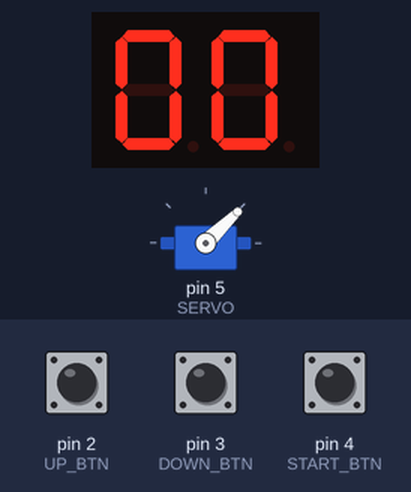
Bench run of a sketch on a simulated Arduino Uno, built with avr-gcc and run on an emulated ATmega328P. Parts: 2-digit seven-segment display, servo. Wiring (inferred from the names in the program): 2-digit 7-segment display, segments lit when HIGH: segments pin 12, pin 11, pin 10, pin 9, pin 8, pin 7, pin 6, pin 13, pin 14, pin 15, pin 16, pin 17, pin 18, pin 19. The test bench sets the inputs (shaded band); at power-on: pin 2 (UP_BTN) HIGH, pin 4 (START_BTN) HIGH, pin 3 (DOWN_BTN) HIGH. The segment pins are drawn as the display they are named for; what the sketch prints to the serial monitor is not drawn.

Above: at 0.4 s.
5.8 s: pin 2 (UP_BTN) pulled LOW for 0.55 s
At 6.6 s:
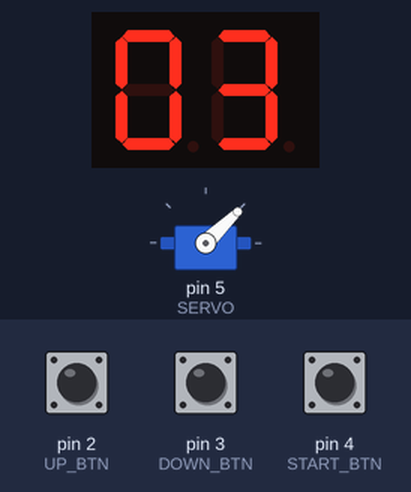
7.8 s: pin 4 (START_BTN) pulled LOW for 0.55 s
At 9.1 s:
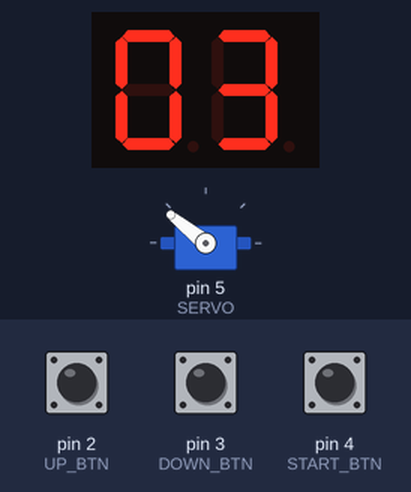
11.3 s: pin 3 (DOWN_BTN) pulled LOW for 1 s
At 13.4 s:
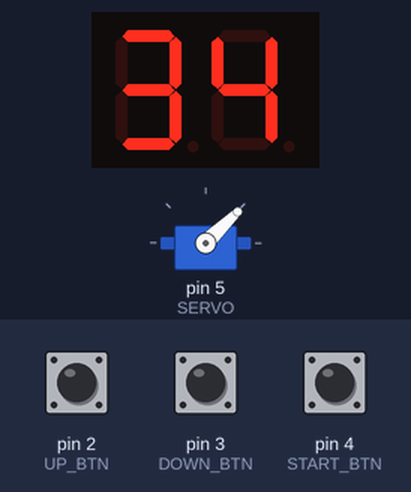
13.8 s: pin 3 (DOWN_BTN) pulled LOW for 0.55 s
At 15.3 s:
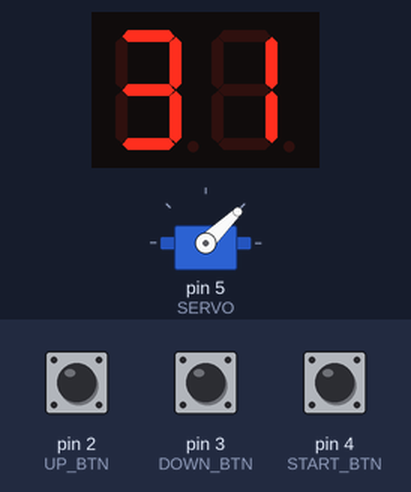
15.8 s: pin 2 (UP_BTN) pulled LOW for 3.2 s
At 20.0 s:
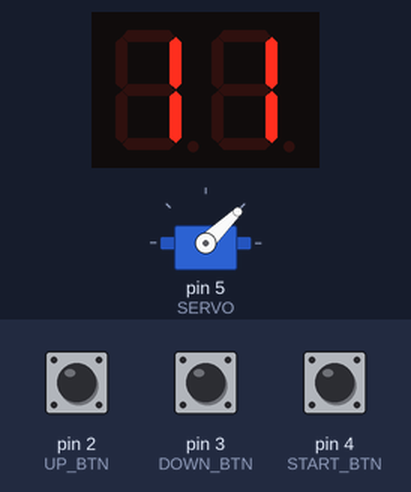
20.5 s: pin 4 (START_BTN) pulled LOW for 1 s
At 21.3 s:
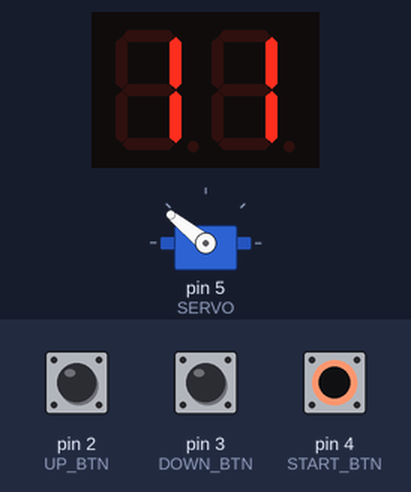
Timing chart, 0 to 33.0 s (numbered marks = the images above; inputs shaded):
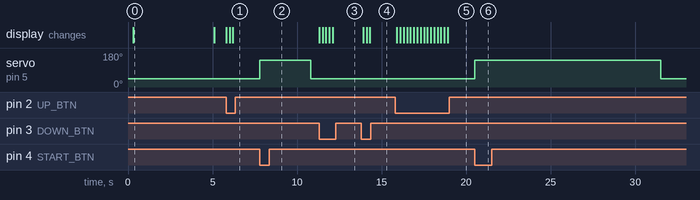

The sketch:

AutoWaterDispensor.ino
```cpp
#include <Servo.h>
#include <inttypes.h>

#define UP_BTN 2
#define DOWN_BTN 3
#define START_BTN 4
#define SERVO 5

// DELAYMS is time between reading user input and doing stuff
#define DELAYMS 200
#define STEP 50
#define MSECS_PER_OZ 1000
#define IDLE_TIMEOUT_MS 5000

#define SERVO_ON 2000
#define SERVO_OFF 1000

#define SERVO_MAX 2000
#define SERVO_MIN 1000

uint8_t ones_pins[] = {13, 14, 15, 16, 17, 18, 19}; //a,b,c,d,e,f,g
uint8_t tens_pins[] =  {12, 11, 10, 9, 8, 7, 6}; //a,b,c,d,e,f,g

Servo servo;

void setup() {
  Serial.begin(115200);
  Serial.println("Starting Auto Water Dispensor");

  pinMode(UP_BTN, INPUT_PULLUP);
  pinMode(DOWN_BTN, INPUT_PULLUP);
  pinMode(SERVO, OUTPUT);
  pinMode(START_BTN, INPUT_PULLUP);

  for (uint8_t pin=0; pin<7; pin++){
    pinMode(ones_pins[pin], OUTPUT);
    pinMode(tens_pins[pin], OUTPUT);
  }

  servo.attach(SERVO);
  servo.write(SERVO_OFF); // On startup / reset, go to OFF position, then set idle
  delay(300);
  servo.detach();
}

// If I designed a circuit board, I would use a BCD->7-segment driver chip to reduce I/O reqs.
void setDisplay(uint8_t num, uint8_t *tens_pins, uint8_t *ones_pins){ // TODO - refactor this, use a fixed array of arrays, index into array w/digit
  uint8_t active_pins[7] = {0};
  uint8_t ones = (num % 10);
  uint8_t tens = (num / 10);
  uint8_t *cur_seg_pins;
  uint8_t nums[] = {ones, tens};

  for (uint8_t i=0; i<2; i++){
    if (i==0) cur_seg_pins = ones_pins;
    else cur_seg_pins = tens_pins;

    switch (nums[i]) {
      case 0:
        active_pins[0] = 1; // A
        active_pins[1] = 1; // B
        active_pins[2] = 1; // C
        active_pins[3] = 1; // D
        active_pins[4] = 1; // E
        active_pins[5] = 1; // F
        active_pins[6] = 0; // G
        break;

      case 1:
        active_pins[0] = 0; // A
        active_pins[1] = 1; // B
        active_pins[2] = 1; // C
        active_pins[3] = 0; // D
        active_pins[4] = 0; // E
        active_pins[5] = 0; // F
        active_pins[6] = 0; // G
        break;

      case 2:
        active_pins[0] = 1; // A
        active_pins[1] = 1; // B
        active_pins[2] = 0; // C
        active_pins[3] = 1; // D
        active_pins[4] = 1; // E
        active_pins[5] = 0; // F
        active_pins[6] = 1; // G
        break;

      case 3:
        active_pins[0] = 1; // A
        active_pins[1] = 1; // B
        active_pins[2] = 1; // C
        active_pins[3] = 1; // D
        active_pins[4] = 0; // E
        active_pins[5] = 0; // F
        active_pins[6] = 1; // G
        break;

      case 4:
        active_pins[0] = 0; // A
        active_pins[1] = 1; // B
        active_pins[2] = 1; // C
        active_pins[3] = 0; // D
        active_pins[4] = 0; // E
        active_pins[5] = 1; // F
        active_pins[6] = 1; // G
        break;

      case 5:
        active_pins[0] = 1; // A
        active_pins[1] = 0; // B
        active_pins[2] = 1; // C
        active_pins[3] = 1; // D
        active_pins[4] = 0; // E
        active_pins[5] = 1; // F
        active_pins[6] = 1; // G
        break;

      case 6:
        active_pins[0] = 1; // A
        active_pins[1] = 0; // B
        active_pins[2] = 1; // C
        active_pins[3] = 1; // D
        active_pins[4] = 1; // E
        active_pins[5] = 1; // F
        active_pins[6] = 1; // G
        break;

      case 7:
        active_pins[0] = 1; // A
        active_pins[1] = 1; // B
        active_pins[2] = 1; // C
        active_pins[3] = 0; // D
        active_pins[4] = 0; // E
        active_pins[5] = 0; // F
        active_pins[6] = 0; // G
        break;

      case 8:
        active_pins[0] = 1; // A
        active_pins[1] = 1; // B
        active_pins[2] = 1; // C
        active_pins[3] = 1; // D
        active_pins[4] = 1; // E
        active_pins[5] = 1; // F
        active_pins[6] = 1; // G
        break;

      case 9:
        active_pins[0] = 1; // A
        active_pins[1] = 1; // B
        active_pins[2] = 1; // C
        active_pins[3] = 1; // D
        active_pins[4] = 0; // E
        active_pins[5] = 1; // F
        active_pins[6] = 1; // G
        break;

      case 10: // 0xA
        active_pins[0] = 1; // A
        active_pins[1] = 1; // B
        active_pins[2] = 1; // C
        active_pins[3] = 0; // D
        active_pins[4] = 1; // E
        active_pins[5] = 1; // F
        active_pins[6] = 1; // G
        break;

      case 11: // 0xB
        active_pins[0] = 0; // A
        active_pins[1] = 0; // B
        active_pins[2] = 1; // C
        active_pins[3] = 1; // D
        active_pins[4] = 1; // E
        active_pins[5] = 1; // F
        active_pins[6] = 1; // G
        break;

      case 12: // 0xC
        active_pins[0] = 1; // A
        active_pins[1] = 0; // B
        active_pins[2] = 0; // C
        active_pins[3] = 1; // D
        active_pins[4] = 1; // E
        active_pins[5] = 1; // F
        active_pins[6] = 0; // G
        break;

      case 13: // 0xD
        active_pins[0] = 0; // A
        active_pins[1] = 1; // B
        active_pins[2] = 1; // C
        active_pins[3] = 1; // D
        active_pins[4] = 1; // E
        active_pins[5] = 0; // F
        active_pins[6] = 1; // G
        break;

      case 14: // 0xE
        active_pins[0] = 1; // A
        active_pins[1] = 0; // B
        active_pins[2] = 0; // C
        active_pins[3] = 1; // D
        active_pins[4] = 1; // E
        active_pins[5] = 1; // F
        active_pins[6] = 1; // G
        break;

      case 15: // 0xF
        active_pins[0] = 1; // A
        active_pins[1] = 1; // B
        active_pins[2] = 0; // C
        active_pins[3] = 0; // D
        active_pins[4] = 1; // E
        active_pins[5] = 1; // F
        active_pins[6] = 1; // G
        break;

      default: // backwards E for error?
        active_pins[0] = 1; // A
        active_pins[1] = 1; // B
        active_pins[2] = 1; // C
        active_pins[3] = 1; // D
        active_pins[4] = 0; // E
        active_pins[5] = 0; // F
        active_pins[6] = 1; // G
        break;
    }
    for (uint8_t pin=0; pin<7; pin++){
      digitalWrite(cur_seg_pins[pin], active_pins[pin]);
    }
  }
}

void displayOff(uint8_t *tens_pins, uint8_t *ones_pins){
      for (uint8_t pin=0; pin<7; pin++){
        digitalWrite(tens_pins[pin], 0);
        digitalWrite(ones_pins[pin], 0);
    }
}

void dispense(uint16_t ms){
  servo.attach(SERVO);
  unsigned long start_time = millis();
  unsigned long curr_time = start_time;
  uint8_t up = 0, down = 0;
  servo.write(SERVO_ON);
  while (curr_time - ms < start_time){
    curr_time = millis();
    up = !(digitalRead(UP_BTN)); //flip bit (idle = high)
    down = !(digitalRead(DOWN_BTN));
    if (up || down) { //User can hit oz up or down button to immediately stop dispensing
      servo.write(SERVO_OFF);
      delay(300);
      servo.detach();
    }
  }

  servo.write(SERVO_OFF);
  delay(300);
  servo.detach();
}

void loop() {
  uint8_t up = !(digitalRead(UP_BTN)); //flip bit (idle = high)
  uint8_t down = !(digitalRead(DOWN_BTN));
  uint8_t start = !(digitalRead(START_BTN));
  uint8_t both = up && down;
  uint16_t on_time = 0;
  static unsigned long last_interaction_time, idle = 0;
  static uint8_t num_oz = 0;

  static uint16_t pos = 1500;
  constexpr uint16_t MAX_POS = 2000; // Servo maps 1000 - 2000 uS

  if (up && down){
     num_oz = 12;
     setDisplay(num_oz, tens_pins, ones_pins);
     last_interaction_time = millis();
  }
  else if (up) {
     num_oz += 1;
     setDisplay(num_oz, tens_pins, ones_pins);
     last_interaction_time = millis();
  }
  else if (down) {
     num_oz -= 1;
     setDisplay(num_oz, tens_pins, ones_pins);
     last_interaction_time = millis();
  }
  else if (start){
    setDisplay(num_oz, tens_pins, ones_pins);
    if (num_oz > 0 && num_oz < 30){
      on_time = num_oz * MSECS_PER_OZ;
      dispense(on_time);
    }
    last_interaction_time = millis();
  }
  else {
    idle = millis() - last_interaction_time;
    if (idle < IDLE_TIMEOUT_MS) {
      setDisplay(num_oz, tens_pins, ones_pins);
    }
    else {
      displayOff(tens_pins, ones_pins);
      delay(500);
    }
  }

  delay(DELAYMS);
}
```

Measured:
- after the input at 5.8 s, the display: first changes at once (image 1 shows a later state)
- after the input at 7.8 s, servo on pin 5 (SERVO): 44° → 141° at once, → 44° 3.0 s later
- after the input at 11.3 s, the display: first changes at once (image 3 shows a later state)
- after the input at 13.8 s, the display: first changes after 0.10 s (image 4 shows a later state)
- after the input at 15.8 s, the display: first changes after 0.11 s (image 5 shows a later state)
- after the input at 20.5 s, servo on pin 5 (SERVO): 44° → 141° at once, → 44° 11.0 s later
- what the display in image 0 shows lasts 4.8 s, from 0.3 s to 5.1 s
